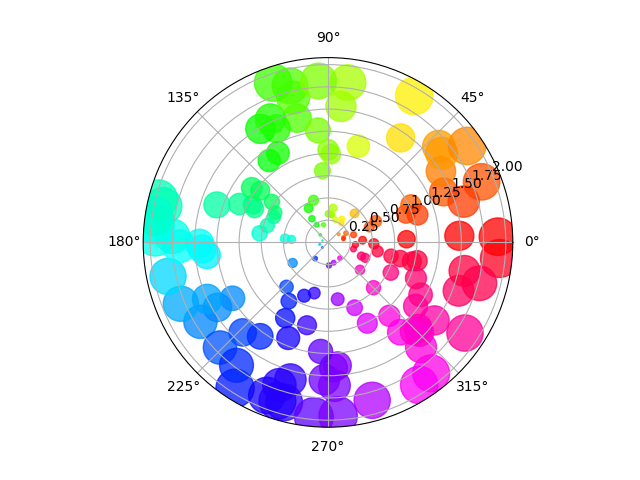

Reproduce this figure in Python.
# 引入所需库
import matplotlib.pyplot as plt
import matplotlib
import numpy as np
matplotlib.use('TkAgg')


# 设置随机数种子
np.random.seed(19680801)


# 定义三个变量N、r和theta，分别表示散点的数量、极径和极角
N = 150
r = 2 * np.random.rand(N)
theta = 2 * np.pi * np.random.rand(N)
# 定义变量area，表示每个散点的面积
area = 200 * r**2
# 每个散点的颜色
colors = theta

fig = plt.figure()
ax = fig.add_subplot(projection='polar')
# 绘制散点图
c = ax.scatter(theta, r, c=colors, s=area, cmap='hsv', alpha=0.75)

plt.show()
